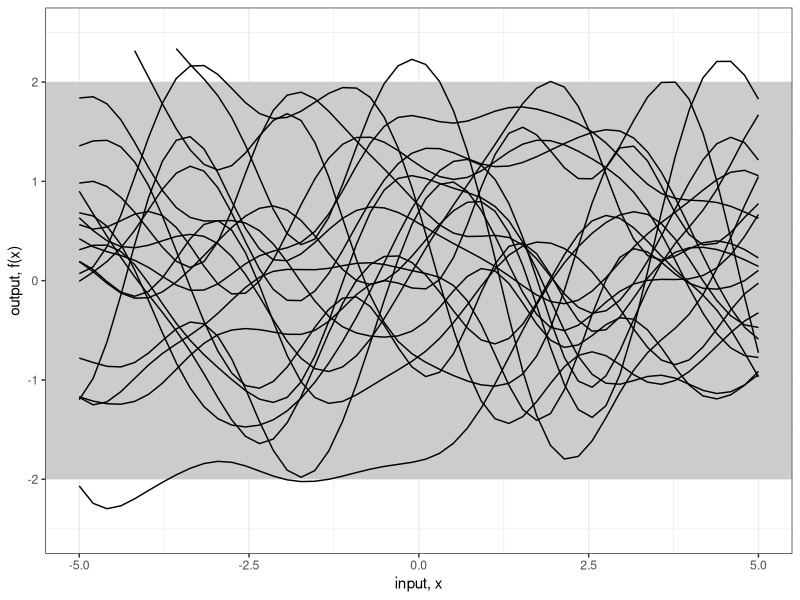
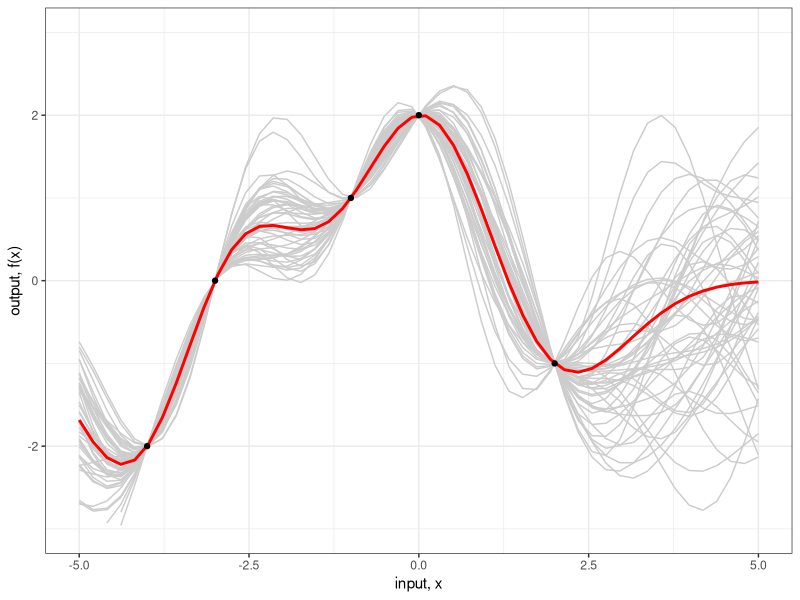

Write R code to recreate these figures, in order. (Note: this script raises an error after producing the figures.)
library(tidyverse)

# Set a seed for repeatable plots
set.seed(12345)

# Defining Kernel Function Utilizing the squared exponential kernel
sq_exp_kernel<-function(x1, x2, l = 1){
  Sigma<-matrix(rep(0, length(x1)*length(x2)), nrow = length(x1))

  for (i in seq_along(x1)){
    for (j in seq_along(x2)){

    Sigma[i, j]<-exp(-0.5*(abs(x2[j]-x1[i])/l)^2)

    }
  }
  
  Sigma
}

# 1. Plot some sample functions from the Gaussian process
# as shown in Figure 2.2(a)

# Define the points at which we want to define the functions
x.star <- seq(-5,5,len=50)

# Calculate the covariance matrix
Sigma <- sq_exp_kernel(x.star,x.star)

draw<-function(n_draws, x, mu, cov){
values<-map_dfr(1:n_draws, function(sample){
  
  
  draw<-t(MASS::mvrnorm(1, 
                        mu = mu, 
                        Sigma = cov))
  
  draw<-as.vector(draw)
  
  tmp<-data.frame(sample = sample, 
                  x = x,
                  value = draw)
  
  tmp
})

values
}

prior<-draw(n_draws = 20, x.star, rep(0, length(x.star)), cov = Sigma)

# Plot the result
fig2a <- ggplot(prior,aes(x=x,y=value)) +
  geom_rect(xmin=-Inf, xmax=Inf, ymin=-2, ymax=2, fill="grey80") +
  geom_line(aes(group=sample)) +
  theme_bw() +
  scale_y_continuous(lim=c(-2.5,2.5), name="output, f(x)") +
  xlab("input, x")

fig2a

# 2. Now let's assume that we have some known data points;
# this is the case of Figure 2.2(b). In the book, the notation 'f'
# is used for f$y below.  I've done this to make the ggplot code
# easier later on.
f <- data.frame(x=c(-4,-3,-1,0,2),
                y=c(-2,0,1,2,-1))

# Calculate the covariance matrices
# using the same x.star values as above

post<-function(x, x.star, y, sigma.n=0){
  
  k.xx <- sq_exp_kernel(x,x)
  k.xxs <- sq_exp_kernel(x,x.star)
  k.xsx <- sq_exp_kernel(x.star,x)
  k.xsxs <- sq_exp_kernel(x.star,x.star)
  
  f.star.bar<-k.xsx%*%solve(k.xx+sigma.n^2*diag(1, ncol(k.xx)))%*%y
  
  f.star.cov<- k.xsxs - k.xsx%*%solve(k.xx+sigma.n^2*diag(1, ncol(k.xx)))%*%k.xxs
  
  f.star.bar<-as.vector(f.star.bar)
  
  list(post_mean = f.star.bar,
       post_var = f.star.cov)
}


post_params<-post(f$x, x.star, f$y)



# This time we'll plot more samples.  We could of course
# simply plot a +/- 2 standard deviation confidence interval
# as in the book but I want to show the samples explicitly here.

post<-draw(50, x = x.star, mu = post_params$post_mean, cov = post_params$post_var)

# Plot the results including the mean function
# and constraining data points
fig2b <- ggplot(post,aes(x=x,y=value)) +
  geom_line(aes(group=sample), colour="grey80")+
  geom_line(data = data.frame(x.star = x.star, 
                              y = post_params$post_mean),
            aes(x=x.star,y=y, group = NULL),colour="red", size=1, inherit.aes = FALSE) + 
  geom_point(data=f,aes(x=x,y=y)) +
  theme_bw() +
  scale_y_continuous(lim=c(-3,3), name="output, f(x)") +
  xlab("input, x")

fig2b

# 3. Now assume that each of the observed data points have some
# normally-distributed noise.

# The standard deviation of the noise
sigma.n <- 0.4

post_params<-post(f$x, x.star, f$y, sigma.n = sigma.n)



# This time we'll plot more samples.  We could of course
# simply plot a +/- 2 standard deviation confidence interval
# as in the book but I want to show the samples explicitly here.

post<-draw(50, x = x.star, mu = post_params$post_mean, cov = post_params$post_var)


# Plot the result, including error bars on the observed points
fig3 <- ggplot(post,aes(x=x,y=value)) +
  geom_line(aes(group=sample), colour="grey80")+
  geom_line(data = data.frame(x.star = x.star, 
                              y = post_params$post_mean),
            aes(x=x.star,y=y, group = NULL),colour="red", size=1, inherit.aes = FALSE) + 
  geom_point(data=f,aes(x=x,y=y)) +
  theme_bw() +
  scale_y_continuous(lim=c(-3,3), name="output, f(x)") +
  xlab("input, x")

fig3
